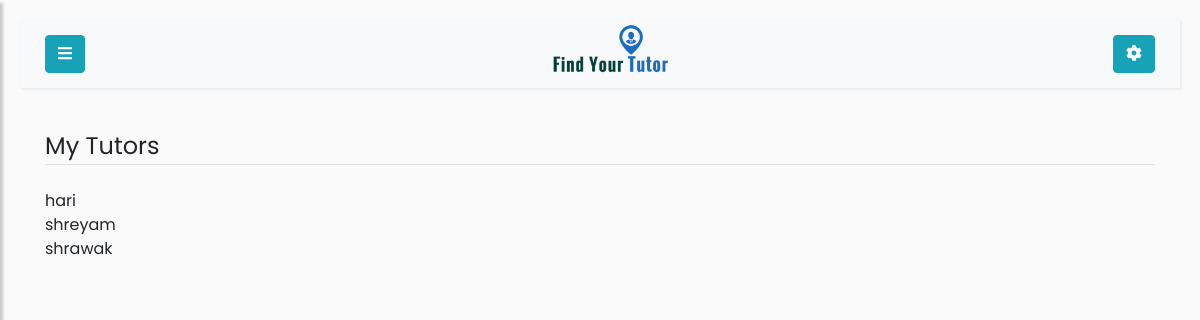
The page /student/my-tutors (signed in) on the database its author committed.
### app/models.py (models this page shows, shortened)
class User(UserMixin, db.Model):
    id = db.Column(db.Integer, primary_key=True)
    username = db.Column(db.String(64), index=True, unique=True)
    email = db.Column(db.String(64), index=True, unique=True)
    hash_password = db.Column(db.String(120))
    role = db.Column(db.String(7), index=True)
    student = db.relationship('Student', backref='base', uselist=False, cascade="all, delete")
    tutor = db.relationship('Tutor', backref='base', uselist=False, cascade="all, delete")
    location = db.relationship('Location', backref='User', uselist=False, cascade="all, delete")
    mycourse = db.relationship('Mycourse', backref='User', cascade="all, delete")
    followed = db.relationship(
        'User',secondary=followers,
        primaryjoin=(followers.c.follower_id==id),
        secondaryjoin=(followers.c.followed_id==id),
        backref=db.backref('followers', lazy='dynamic'), lazy='dynamic'
    )

### app/routes.py (the view)
@app.route('/student/my-tutors', methods=['POST', 'GET'])
@login_required
def student_followed_tutors():
    user = User.query.filter_by(username=current_user.username).first()
    followed_tutors=user.followed.all()
    if user.username == current_user.username and not is_tutor(user):
        student = Student.query.filter_by(user_id=user.id).first()
        return render_template('my-tutors.html', profilepic= fetch_profile_pic(student), user=user, followed_tutors=followed_tutors)
    elif user.username == current_user.username and is_tutor(user):
        return redirect(url_for('tutor_followers'))

### app/models.py (called while the page is built)
@login_manager.user_loader
def load_user(id):
    return User.query.get(int(id))

### app/routes.py (called while the page is built)
def is_tutor(user):
    if user.role == 'tutor':
        return True
    elif user.role == 'student':
        return False
    elif user.role == 'admin':
        return False

def fetch_profile_pic(user_obj):
    try:
        pic_name_from_db = getattr(user_obj, 'profile_pic')
        picture_path = os.path.join(app.root_path, 'static/profile_pics')
        if pic_name_from_db in os.listdir(picture_path):
            profile_pic = url_for('static',filename='profile_pics/' + pic_name_from_db)
            return profile_pic
        return fetch_default_profile_pic(user_obj)
    except:
        return fetch_default_profile_pic(user_obj)

### app/templates/my-tutors.html (shortened to what this page needs)
{% extends 'student.html' %}
{% block content %}
<div class="container">
    <legend class="border-bottom mb-4">My Tutors</legend>
    {% for followed_tutor in followed_tutors %}
        <a href="{{url_for('profile', username=followed_tutor.username)}}">{{ followed_tutor.username }}</a>
        <br>
    {% endfor %}
</div>
{% endblock %}

### rows shown on the page
User: username "hari"
User: username "shreyam"
User: username "shrawak"
